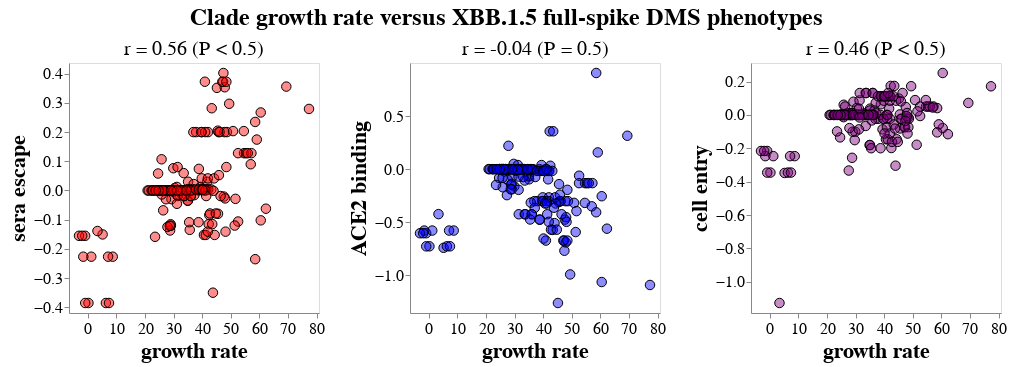

The notebook cell this image was saved under:
### Code cell
clade_growth_phenotype_base = (
    alt.Chart(clade_dms_growth_df_tidy)
    .add_params(clade_selection)
    .encode(
        alt.X(
            "growth_rate",
            title="growth rate",
            scale=alt.Scale(nice=False, padding=10),
            axis=alt.Axis(labelFontSize=16, titleFontSize=22, labelOverlap=True),
        ),
        alt.Fill(
            "phenotype_name:N",
            sort=phenotypes,
            legend=None,
            scale=alt.Scale(domain=phenotypes, range=list(phenotype_colors.values())),
        ),
        size=alt.condition(clade_selection, alt.value(170), alt.value(90)),
        strokeWidth=alt.condition(clade_selection, alt.value(4), alt.value(1)),
        tooltip=["phenotype_name:O", alt.Tooltip("phenotype:Q", format=".2f"), "growth_rate", "clade", "date", "n_sequences"],
    )
    .mark_circle(stroke="black", strokeOpacity=1, fillOpacity=0.45)
)

clade_growth_phenotype_charts = [
    (
        clade_growth_phenotype_base
        .transform_filter(alt.datum["phenotype_name"] == pheno)
        .encode(
            alt.Y(
                "phenotype",
                title=pheno,
                scale=alt.Scale(nice=False, padding=10),
                axis=alt.Axis(labelFontSize=16, titleFontSize=22, labelOverlap=True),
            ),
        )
        .properties(
            width=250,
            height=250,
            title=alt.TitleParams(
                f"r = {corr_d[pheno]['corr_with_growth']:.2f} ({corr_d[pheno]['pstr']})",
                fontWeight="normal",
                fontSize=20,
            ),
        )
    )
    for pheno in phenotypes
]

clade_growth_phenotype_chart = (
    alt.hconcat(*clade_growth_phenotype_charts)
    .properties(
        title=alt.TitleParams(
            f"Clade growth rate versus {title}",
            anchor="middle",
            fontSize=24,
            dy=-5,
        ),
    )
    .configure_axis(grid=False)
)

display(clade_growth_phenotype_chart)

print(f"Saving to {clade_corr_html}")
clade_growth_phenotype_chart.save(clade_corr_html)

### Figure 1 — Vega-Lite specification as saved in the notebook (floating-point values rounded to 4 significant figures; data arrays with more than 128 entries replaced by an {"elided": "..."} marker saying what was removed)
{"config": {"view": {"continuousWidth": 300, "continuousHeight": 300}, "axis": {"grid": false}}, "hconcat": [{"mark": {"type": "circle", "fillOpacity": 0.45, "stroke": "black", "strokeOpacity": 1}, "encoding": {"fill": {"field": "phenotype_name", "legend": null, "scale": {"domain": ["sera escape", "ACE2 binding", "cell entry"], "range": ["red", "blue", "purple"]}, "sort": ["sera escape", "ACE2 binding", "cell entry"], "type": "nominal"}, "size": {"condition": {"param": "param_2", "value": 170, "empty": false}, "value": 90}, "strokeWidth": {"condition": {"param": "param_2", "value": 4, "empty": false}, "value": 1}, "tooltip": [{"field": "phenotype_name", "type": "ordinal"}, {"field": "phenotype", "format": ".2f", "type": "quantitative"}, {"field": "growth_rate", "type": "quantitative"}, {"field": "clade", "type": "nominal"}, {"field": "date", "type": "nominal"}, {"field": "n_sequences", "type": "quantitative"}], "x": {"axis": {"labelFontSize": 16, "labelOverlap": true, "titleFontSize": 22}, "field": "growth_rate", "scale": {"nice": false, "padding": 10}, "title": "growth rate", "type": "quantitative"}, "y": {"axis": {"labelFontSize": 16, "labelOverlap": true, "titleFontSize": 22}, "field": "phenotype", "scale": {"nice": false, "padding": 10}, "title": "sera escape", "type": "quantitative"}}, "height": 250, "name": "view_10", "title": {"text": "r = 0.56 (P < 0.5)", "fontSize": 20, "fontWeight": "normal"}, "transform": [{"filter": "(datum['phenotype_name'] === 'sera escape')"}], "width": 250}, {"mark": {"type": "circle", "fillOpacity": 0.45, "stroke": "black", "strokeOpacity": 1}, "encoding": {"fill": {"field": "phenotype_name", "legend": null, "scale": {"domain": ["sera escape", "ACE2 binding", "cell entry"], "range": ["red", "blue", "purple"]}, "sort": ["sera escape", "ACE2 binding", "cell entry"], "type": "nominal"}, "size": {"condition": {"param": "param_2", "value": 170, "empty": false}, "value": 90}, "strokeWidth": {"condition": {"param": "param_2", "value": 4, "empty": false}, "value": 1}, "tooltip": [{"field": "phenotype_name", "type": "ordinal"}, {"field": "phenotype", "format": ".2f", "type": "quantitative"}, {"field": "growth_rate", "type": "quantitative"}, {"field": "clade", "type": "nominal"}, {"field": "date", "type": "nominal"}, {"field": "n_sequences", "type": "quantitative"}], "x": {"axis": {"labelFontSize": 16, "labelOverlap": true, "titleFontSize": 22}, "field": "growth_rate", "scale": {"nice": false, "padding": 10}, "title": "growth rate", "type": "quantitative"}, "y": {"axis": {"labelFontSize": 16, "labelOverlap": true, "titleFontSize": 22}, "field": "phenotype", "scale": {"nice": false, "padding": 10}, "title": "ACE2 binding", "type": "quantitative"}}, "height": 250, "name": "view_11", "title": {"text": "r = -0.04 (P = 0.5)", "fontSize": 20, "fontWeight": "normal"}, "transform": [{"filter": "(datum['phenotype_name'] === 'ACE2 binding')"}], "width": 250}, {"mark": {"type": "circle", "fillOpacity": 0.45, "stroke": "black", "strokeOpacity": 1}, "encoding": {"fill": {"field": "phenotype_name", "legend": null, "scale": {"domain": ["sera escape", "ACE2 binding", "cell entry"], "range": ["red", "blue", "purple"]}, "sort": ["sera escape", "ACE2 binding", "cell entry"], "type": "nominal"}, "size": {"condition": {"param": "param_2", "value": 170, "empty": false}, "value": 90}, "strokeWidth": {"condition": {"param": "param_2", "value": 4, "empty": false}, "value": 1}, "tooltip": [{"field": "phenotype_name", "type": "ordinal"}, {"field": "phenotype", "format": ".2f", "type": "quantitative"}, {"field": "growth_rate", "type": "quantitative"}, {"field": "clade", "type": "nominal"}, {"field": "date", "type": "nominal"}, {"field": "n_sequences", "type": "quantitative"}], "x": {"axis": {"labelFontSize": 16, "labelOverlap": true, "titleFontSize": 22}, "field": "growth_rate", "scale": {"nice": false, "padding": 10}, "title": "growth rate", "type": "quantitative"}, "y": {"axis": {"labelFontSize": 16, "labelOverlap": true, "titleFontSize": 22}, "field": "phenotype", "scale": {"nice": false, "padding": 10}, "title": "cell entry", "type": "quantitative"}}, "height": 250, "name": "view_12", "title": {"text": "r = 0.46 (P < 0.5)", "fontSize": 20, "fontWeight": "normal"}, "transform": [{"filter": "(datum['phenotype_name'] === 'cell entry')"}], "width": 250}], "data": {"name": "data-67ced284de9fb44369f3e8790b03a57f"}, "params": [{"name": "param_2", "select": {"type": "point", "fields": ["clade"], "on": "mouseover"}, "views": ["view_10", "view_11", "view_12"]}], "title": {"text": "Clade growth rate versus XBB.1.5 full-spike DMS phenotypes", "anchor": "middle", "dy": -5, "fontSize": 24}, "$schema": "https://vega.github.io/schema/vega-lite/v5.15.1.json", "datasets": {"data-67ced284de9fb44369f3e8790b03a57f": {"elided": "603 records"}}}
